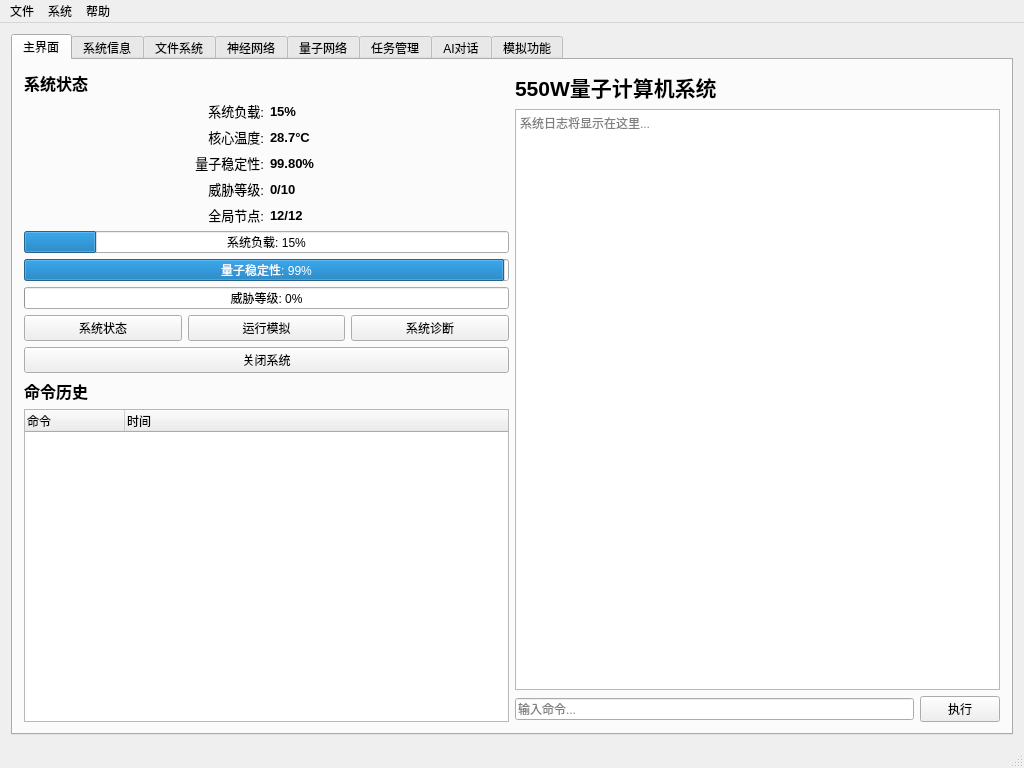
<?xml version="1.0" encoding="UTF-8"?>
<ui version="4.0">
 <class>MainWindow</class>
 <widget class="QMainWindow" name="MainWindow">
  <property name="geometry">
   <rect>
    <x>0</x>
    <y>0</y>
    <width>1024</width>
    <height>768</height>
   </rect>
  </property>
  <property name="windowTitle">
   <string>550W模拟器 v6.0</string>
  </property>
  <property name="windowIcon">
   <iconset>
    <normaloff>:/icons/icon.ico</normaloff>:/icons/icon.ico</iconset>
  </property>
  <widget class="QWidget" name="centralWidget">
   <layout class="QVBoxLayout" name="verticalLayout_2">
    <item>
     <widget class="QTabWidget" name="tabWidget">
      <property name="currentIndex">
       <number>0</number>
      </property>
      <widget class="QWidget" name="tabMain">
       <attribute name="title">
        <string>主界面</string>
       </attribute>
       <layout class="QHBoxLayout" name="horizontalLayout">
        <item>
         <layout class="QVBoxLayout" name="verticalLayout">
          <item>
           <widget class="QLabel" name="label_2">
            <property name="text">
             <string>系统状态</string>
            </property>
            <property name="font">
             <font>
              <pointsize>12</pointsize>
              <bold>true</bold>
             </font>
            </property>
           </widget>
          </item>
          <item>
           <layout class="QGridLayout" name="gridLayout">
            <item row="0" column="0">
             <widget class="QLabel" name="label_3">
              <property name="text">
               <string>系统负载:</string>
              </property>
              <property name="alignment">
               <set>Qt::AlignRight|Qt::AlignTrailing|Qt::AlignVCenter</set>
              </property>
              <property name="font">
               <font>
                <pointsize>10</pointsize>
               </font>
              </property>
             </widget>
            </item>
            <item row="0" column="1">
             <widget class="QLabel" name="lblSystemLoad">
              <property name="text">
               <string>15%</string>
              </property>
              <property name="font">
               <font>
                <pointsize>10</pointsize>
                <bold>true</bold>
               </font>
              </property>
             </widget>
            </item>
            <item row="1" column="0">
             <widget class="QLabel" name="label_4">
              <property name="text">
               <string>核心温度:</string>
              </property>
              <property name="alignment">
               <set>Qt::AlignRight|Qt::AlignTrailing|Qt::AlignVCenter</set>
              </property>
              <property name="font">
               <font>
                <pointsize>10</pointsize>
               </font>
              </property>
             </widget>
            </item>
            <item row="1" column="1">
             <widget class="QLabel" name="lblCoreTemp">
              <property name="text">
               <string>28.7°C</string>
              </property>
              <property name="font">
               <font>
                <pointsize>10</pointsize>
                <bold>true</bold>
               </font>
              </property>
             </widget>
            </item>
            <item row="2" column="0">
             <widget class="QLabel" name="label_5">
              <property name="text">
               <string>量子稳定性:</string>
              </property>
              <property name="alignment">
               <set>Qt::AlignRight|Qt::AlignTrailing|Qt::AlignVCenter</set>
              </property>
              <property name="font">
               <font>
                <pointsize>10</pointsize>
               </font>
              </property>
             </widget>
            </item>
            <item row="2" column="1">
             <widget class="QLabel" name="lblQuantumStability">
              <property name="text">
               <string>99.80%</string>
              </property>
              <property name="font">
               <font>
                <pointsize>10</pointsize>
                <bold>true</bold>
               </font>
              </property>
             </widget>
            </item>
            <item row="3" column="0">
             <widget class="QLabel" name="label_6">
              <property name="text">
               <string>威胁等级:</string>
              </property>
              <property name="alignment">
               <set>Qt::AlignRight|Qt::AlignTrailing|Qt::AlignVCenter</set>
              </property>
              <property name="font">
               <font>
                <pointsize>10</pointsize>
               </font>
              </property>
             </widget>
            </item>
            <item row="3" column="1">
             <widget class="QLabel" name="lblThreatLevel">
              <property name="text">
               <string>0/10</string>
              </property>
              <property name="font">
               <font>
                <pointsize>10</pointsize>
                <bold>true</bold>
               </font>
              </property>
             </widget>
            </item>
            <item row="4" column="0">
             <widget class="QLabel" name="label_7">
              <property name="text">
               <string>全局节点:</string>
              </property>
              <property name="alignment">
               <set>Qt::AlignRight|Qt::AlignTrailing|Qt::AlignVCenter</set>
              </property>
              <property name="font">
               <font>
                <pointsize>10</pointsize>
               </font>
              </property>
             </widget>
            </item>
            <item row="4" column="1">
             <widget class="QLabel" name="lblNodes">
              <property name="text">
               <string>12/12</string>
              </property>
              <property name="font">
               <font>
                <pointsize>10</pointsize>
                <bold>true</bold>
               </font>
              </property>
             </widget>
            </item>
           </layout>
          </item>
          <item>
           <widget class="QProgressBar" name="progressSystemLoad">
            <property name="value">
             <number>15</number>
            </property>
            <property name="textVisible">
             <bool>true</bool>
            </property>
            <property name="format">
             <string>系统负载: %p%</string>
            </property>
           </widget>
          </item>
          <item>
           <widget class="QProgressBar" name="progressQuantumStability">
            <property name="value">
             <number>99</number>
            </property>
            <property name="textVisible">
             <bool>true</bool>
            </property>
            <property name="format">
             <string>量子稳定性: %p%</string>
            </property>
           </widget>
          </item>
          <item>
           <widget class="QProgressBar" name="progressThreatLevel">
            <property name="value">
             <number>0</number>
            </property>
            <property name="textVisible">
             <bool>true</bool>
            </property>
            <property name="format">
             <string>威胁等级: %p%</string>
            </property>
           </widget>
          </item>
          <item>
           <layout class="QHBoxLayout" name="horizontalLayout_2">
            <item>
             <widget class="QPushButton" name="btnStatus">
              <property name="text">
               <string>系统状态</string>
              </property>
             </widget>
            </item>
            <item>
             <widget class="QPushButton" name="btnSimulate">
              <property name="text">
               <string>运行模拟</string>
              </property>
             </widget>
            </item>
            <item>
             <widget class="QPushButton" name="btnDiagnostics">
              <property name="text">
               <string>系统诊断</string>
              </property>
             </widget>
            </item>
           </layout>
          </item>
          <item>
           <widget class="QPushButton" name="btnShutdown">
            <property name="text">
             <string>关闭系统</string>
            </property>
           </widget>
          </item>
          <item>
           <widget class="QLabel" name="label_8">
            <property name="text">
             <string>命令历史</string>
            </property>
            <property name="font">
             <font>
              <pointsize>12</pointsize>
              <bold>true</bold>
             </font>
            </property>
           </widget>
          </item>
          <item>
           <widget class="QTreeWidget" name="treeCommandHistory">
            <column>
             <property name="text">
              <string>命令</string>
             </property>
            </column>
            <column>
             <property name="text">
              <string>时间</string>
             </property>
            </column>
           </widget>
          </item>
         </layout>
        </item>
        <item>
         <layout class="QVBoxLayout" name="verticalLayout_3">
          <item>
           <widget class="QLabel" name="label">
            <property name="text">
             <string>550W量子计算机系统</string>
            </property>
            <property name="font">
             <font>
              <pointsize>16</pointsize>
              <bold>true</bold>
             </font>
            </property>
           </widget>
          </item>
          <item>
           <widget class="QTextEdit" name="txtLog">
            <property name="readOnly">
             <bool>true</bool>
            </property>
            <property name="placeholderText">
             <string>系统日志将显示在这里...</string>
            </property>
           </widget>
          </item>
          <item>
           <layout class="QHBoxLayout" name="horizontalLayout_3">
            <item>
             <widget class="QLineEdit" name="leCommand">
              <property name="placeholderText">
               <string>输入命令...</string>
              </property>
             </widget>
            </item>
            <item>
             <widget class="QPushButton" name="btnExecute">
              <property name="text">
               <string>执行</string>
              </property>
             </widget>
            </item>
           </layout>
          </item>
         </layout>
        </item>
       </layout>
      </widget>
      <widget class="QWidget" name="tabSystem">
       <attribute name="title">
        <string>系统信息</string>
       </attribute>
       <layout class="QVBoxLayout" name="verticalLayout_4">
        <item>
         <widget class="QTextEdit" name="txtSystemInfo">
          <property name="readOnly">
           <bool>true</bool>
          </property>
          <property name="placeholderText">
           <string>系统信息将显示在这里...</string>
          </property>
         </widget>
        </item>
       </layout>
      </widget>
      <widget class="QWidget" name="tabFiles">
       <attribute name="title">
        <string>文件系统</string>
       </attribute>
       <layout class="QVBoxLayout" name="verticalLayout_5">
        <item>
         <layout class="QHBoxLayout" name="horizontalLayout_4">
          <item>
           <widget class="QLabel" name="label_12">
            <property name="text">
             <string>文件名:</string>
            </property>
           </widget>
          </item>
          <item>
           <widget class="QLineEdit" name="leFileName">
            <property name="placeholderText">
             <string>输入文件名...</string>
            </property>
           </widget>
          </item>
          <item>
           <widget class="QPushButton" name="btnCreateFile">
            <property name="text">
             <string>创建</string>
            </property>
           </widget>
          </item>
          <item>
           <widget class="QPushButton" name="btnDeleteFile">
            <property name="text">
             <string>删除</string>
            </property>
           </widget>
          </item>
         </layout>
        </item>
        <item>
         <widget class="QTreeWidget" name="treeFileSystem">
          <column>
           <property name="text">
            <string>文件名</string>
           </property>
          </column>
          <column>
           <property name="text">
            <string>描述</string>
           </property>
          </column>
         </widget>
        </item>
       </layout>
      </widget>
      <widget class="QWidget" name="tabNeural">
       <attribute name="title">
        <string>神经网络</string>
       </attribute>
       <layout class="QVBoxLayout" name="verticalLayout_6">
        <item>
         <widget class="QTreeWidget" name="treeNeuralNetworks">
          <column>
           <property name="text">
            <string>神经网络</string>
           </property>
          </column>
         </widget>
        </item>
        <item>
         <layout class="QHBoxLayout" name="horizontalLayout_6">
          <item>
           <widget class="QPushButton" name="btnNeuralScan">
            <property name="text">
             <string>神经扫描</string>
            </property>
           </widget>
          </item>
          <item>
           <widget class="QPushButton" name="btnUpgradeKnowledge">
            <property name="text">
             <string>升级知识</string>
            </property>
           </widget>
          </item>
         </layout>
        </item>
       </layout>
      </widget>
      <widget class="QWidget" name="tabNetwork">
       <attribute name="title">
        <string>量子网络</string>
       </attribute>
       <layout class="QVBoxLayout" name="verticalLayout_7">
        <item>
         <layout class="QHBoxLayout" name="horizontalLayout_8">
          <item>
           <widget class="QLabel" name="label_15">
            <property name="text">
             <string>节点地址:</string>
            </property>
           </widget>
          </item>
          <item>
           <widget class="QLineEdit" name="leNodeAddress">
            <property name="placeholderText">
             <string>输入节点地址...</string>
            </property>
           </widget>
          </item>
          <item>
           <widget class="QPushButton" name="btnPingNode">
            <property name="text">
             <string>检测节点</string>
            </property>
           </widget>
          </item>
         </layout>
        </item>
        <item>
         <layout class="QHBoxLayout" name="horizontalLayout_7">
          <item>
           <widget class="QPushButton" name="btnActivateQuantumLink">
            <property name="text">
             <string>激活量子链接</string>
            </property>
           </widget>
          </item>
          <item>
           <widget class="QPushButton" name="btnDeactivateQuantumLink">
            <property name="text">
             <string>关闭量子链接</string>
            </property>
           </widget>
          </item>
         </layout>
        </item>
        <item>
         <layout class="QHBoxLayout" name="horizontalLayout_9">
          <item>
           <widget class="QPushButton" name="btnTimeTravel">
            <property name="text">
             <string>时间旅行模拟</string>
            </property>
           </widget>
          </item>
          <item>
           <widget class="QPushButton" name="btnSimulateFuture">
            <property name="text">
             <string>模拟未来</string>
            </property>
           </widget>
          </item>
         </layout>
        </item>
        <item>
         <widget class="QPushButton" name="btnPlanetaryAlignment">
          <property name="text">
           <string>行星位置模拟</string>
          </property>
         </widget>
        </item>
        <item>
         <widget class="QPushButton" name="btnAssessThreat">
          <property name="text">
           <string>威胁评估</string>
          </property>
         </widget>
        </item>
       </layout>
      </widget>
      <widget class="QWidget" name="tabTasks">
       <attribute name="title">
        <string>任务管理</string>
       </attribute>
       <layout class="QVBoxLayout" name="verticalLayout_8">
        <item>
         <layout class="QHBoxLayout" name="horizontalLayout_5">
          <item>
           <widget class="QLabel" name="label_13">
            <property name="text">
             <string>任务:</string>
            </property>
           </widget>
          </item>
          <item>
           <widget class="QLineEdit" name="leTask">
            <property name="placeholderText">
             <string>输入任务描述...</string>
            </property>
           </widget>
          </item>
          <item>
           <widget class="QPushButton" name="btnAddTask">
            <property name="text">
             <string>添加任务</string>
            </property>
           </widget>
          </item>
          <item>
           <widget class="QPushButton" name="btnCompleteTask">
            <property name="text">
             <string>完成任务</string>
            </property>
           </widget>
          </item>
         </layout>
        </item>
        <item>
         <widget class="QTreeWidget" name="treeTasks">
          <column>
           <property name="text">
            <string>任务</string>
           </property>
          </column>
          <column>
           <property name="text">
            <string>状态</string>
           </property>
          </column>
         </widget>
        </item>
       </layout>
      </widget>
      <widget class="QWidget" name="tabAI">
       <attribute name="title">
        <string>AI对话</string>
       </attribute>
       <layout class="QVBoxLayout" name="verticalLayout_9">
        <item>
         <layout class="QHBoxLayout" name="horizontalLayout_10">
          <item>
           <widget class="QLabel" name="label_14">
            <property name="text">
             <string>问题:</string>
            </property>
           </widget>
          </item>
          <item>
           <widget class="QLineEdit" name="leAIQuestion">
            <property name="placeholderText">
             <string>输入您的问题...</string>
            </property>
           </widget>
          </item>
          <item>
           <widget class="QPushButton" name="btnAIDialogue">
            <property name="text">
             <string>提问</string>
            </property>
           </widget>
          </item>
         </layout>
        </item>
        <item>
         <widget class="QTextEdit" name="textEdit">
          <property name="readOnly">
           <bool>true</bool>
          </property>
          <property name="placeholderText">
           <string>AI回复将显示在这里...</string>
          </property>
         </widget>
        </item>
       </layout>
      </widget>
      <widget class="QWidget" name="tabSimulation">
       <attribute name="title">
        <string>模拟功能</string>
       </attribute>
       <layout class="QVBoxLayout" name="verticalLayout_10">
        <item>
         <layout class="QHBoxLayout" name="horizontalLayout_11">
          <item>
           <widget class="QLabel" name="label_16">
            <property name="text">
             <string>模拟任务:</string>
            </property>
           </widget>
          </item>
          <item>
           <widget class="QLineEdit" name="leSimulation">
            <property name="placeholderText">
             <string>输入模拟任务...</string>
            </property>
           </widget>
          </item>
         </layout>
        </item>
        <item>
         <layout class="QGridLayout" name="gridLayout_2">
          <item row="0" column="0">
           <widget class="QPushButton" name="pushButton">
            <property name="text">
             <string>人类文明计划</string>
            </property>
           </widget>
          </item>
          <item row="0" column="1">
           <widget class="QPushButton" name="pushButton_2">
            <property name="text">
             <string>量子网络扩展</string>
            </property>
           </widget>
          </item>
          <item row="1" column="0">
           <widget class="QPushButton" name="pushButton_3">
            <property name="text">
             <string>意识模型训练</string>
            </property>
           </widget>
          </item>
          <item row="1" column="1">
           <widget class="QPushButton" name="pushButton_4">
            <property name="text">
             <string>安全协议测试</string>
            </property>
           </widget>
          </item>
         </layout>
        </item>
        <item>
         <widget class="QProgressBar" name="progressBar_4">
          <property name="value">
           <number>0</number>
          </property>
          <property name="textVisible">
           <bool>true</bool>
          </property>
          <property name="format">
           <string>模拟进度: %p%</string>
          </property>
         </widget>
        </item>
        <item>
         <widget class="QTextEdit" name="textEdit_2">
          <property name="readOnly">
           <bool>true</bool>
          </property>
          <property name="placeholderText">
           <string>模拟结果将显示在这里...</string>
          </property>
         </widget>
        </item>
       </layout>
      </widget>
     </widget>
    </item>
   </layout>
  </widget>
  <widget class="QMenuBar" name="menuBar">
   <property name="geometry">
    <rect>
     <x>0</x>
     <y>0</y>
     <width>1024</width>
     <height>21</height>
    </rect>
   </property>
   <widget class="QMenu" name="menuFile">
    <property name="title">
     <string>文件</string>
    </property>
    <addaction name="actionExit"/>
   </widget>
   <widget class="QMenu" name="menuSystem">
    <property name="title">
     <string>系统</string>
    </property>
    <addaction name="actionSystem_Info"/>
    <addaction name="actionChange_Password"/>
   </widget>
   <widget class="QMenu" name="menuHelp">
    <property name="title">
     <string>帮助</string>
    </property>
    <addaction name="actionAbout"/>
   </widget>
   <addaction name="menuFile"/>
   <addaction name="menuSystem"/>
   <addaction name="menuHelp"/>
  </widget>
  <widget class="QStatusBar" name="statusBar"/>
  <action name="actionExit">
   <property name="text">
    <string>退出</string>
   </property>
  </action>
  <action name="actionAbout">
   <property name="text">
    <string>关于</string>
   </property>
  </action>
  <action name="actionChange_Password">
   <property name="text">
    <string>修改密码</string>
   </property>
  </action>
  <action name="actionSystem_Info">
   <property name="text">
    <string>系统信息</string>
   </property>
  </action>
 </widget>
 <layoutdefault spacing="6" margin="11"/>
 <resources>
  <include location="550W_Qt.qrc"/>
 </resources>
 <connections/>
</ui>
